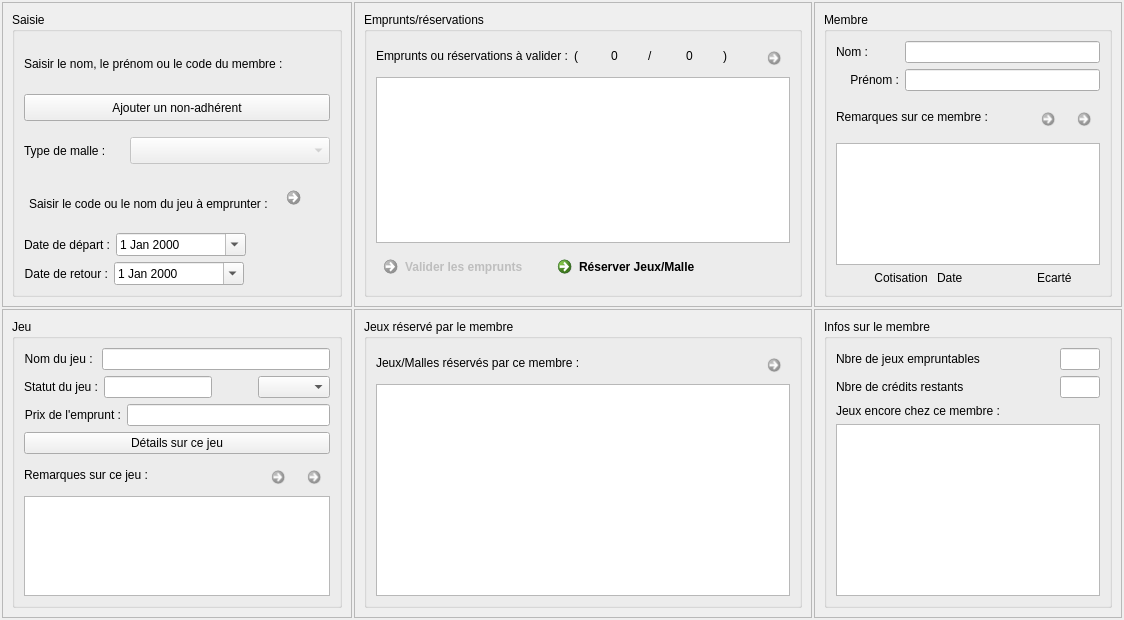
<?xml version="1.0" encoding="UTF-8"?>
<ui version="4.0">
 <class>F_Emprunt</class>
 <widget class="QWidget" name="F_Emprunt">
  <property name="geometry">
   <rect>
    <x>0</x>
    <y>0</y>
    <width>1124</width>
    <height>620</height>
   </rect>
  </property>
  <property name="windowTitle">
   <string>Form</string>
  </property>
  <property name="windowIcon">
   <iconset resource="ImagesIcones.qrc">
    <normaloff>:/IconeLO.png</normaloff>:/IconeLO.png</iconset>
  </property>
  <layout class="QGridLayout" name="gridLayout_3">
   <property name="leftMargin">
    <number>2</number>
   </property>
   <property name="topMargin">
    <number>2</number>
   </property>
   <property name="rightMargin">
    <number>2</number>
   </property>
   <property name="bottomMargin">
    <number>2</number>
   </property>
   <property name="spacing">
    <number>2</number>
   </property>
   <item row="4" column="1" rowspan="3">
    <widget class="QFrame" name="frame">
     <property name="frameShape">
      <enum>QFrame::StyledPanel</enum>
     </property>
     <property name="frameShadow">
      <enum>QFrame::Raised</enum>
     </property>
     <layout class="QGridLayout" name="gridLayout_9">
      <item row="0" column="0">
       <widget class="QGroupBox" name="groupBox_5">
        <property name="title">
         <string>Jeux réservé par le membre</string>
        </property>
        <layout class="QGridLayout" name="gridLayout_11">
         <item row="0" column="0">
          <layout class="QHBoxLayout" name="HLay">
           <item>
            <widget class="QLabel" name="Lb_JeuxReserves">
             <property name="text">
              <string>Jeux/Malles réservés par ce membre :</string>
             </property>
            </widget>
           </item>
           <item>
            <widget class="QCommandLinkButton" name="Bt_SupprimerReservation">
             <property name="enabled">
              <bool>false</bool>
             </property>
             <property name="maximumSize">
              <size>
               <width>30</width>
               <height>30</height>
              </size>
             </property>
             <property name="text">
              <string/>
             </property>
             <property name="icon">
              <iconset resource="ImagesIcones.qrc">
               <normaloff>:/Supprimer.png</normaloff>:/Supprimer.png</iconset>
             </property>
             <property name="iconSize">
              <size>
               <width>15</width>
               <height>15</height>
              </size>
             </property>
            </widget>
           </item>
          </layout>
         </item>
         <item row="1" column="0">
          <widget class="QTreeView" name="Tv_JeuxReserves"/>
         </item>
        </layout>
       </widget>
      </item>
     </layout>
    </widget>
   </item>
   <item row="0" column="1">
    <widget class="QFrame" name="frame_8">
     <property name="frameShape">
      <enum>QFrame::StyledPanel</enum>
     </property>
     <property name="frameShadow">
      <enum>QFrame::Raised</enum>
     </property>
     <layout class="QGridLayout" name="gridLayout_7">
      <item row="1" column="0">
       <widget class="QGroupBox" name="groupBox_4">
        <property name="title">
         <string>Emprunts/réservations</string>
        </property>
        <layout class="QGridLayout" name="gridLayout_8">
         <item row="3" column="1">
          <widget class="QCommandLinkButton" name="Bt_Reservation">
           <property name="text">
            <string>Réserver Jeux/Malle</string>
           </property>
           <property name="icon">
            <iconset resource="ImagesIcones.qrc">
             <normaloff>:/Reservations.png</normaloff>:/Reservations.png</iconset>
           </property>
          </widget>
         </item>
         <item row="3" column="0">
          <widget class="QCommandLinkButton" name="Bt_ValiderEmprunt">
           <property name="enabled">
            <bool>false</bool>
           </property>
           <property name="cursor">
            <cursorShape>PointingHandCursor</cursorShape>
           </property>
           <property name="layoutDirection">
            <enum>Qt::LeftToRight</enum>
           </property>
           <property name="text">
            <string>Valider les emprunts </string>
           </property>
           <property name="icon">
            <iconset resource="ImagesIcones.qrc">
             <normaloff>:/Valider.png</normaloff>:/Valider.png</iconset>
           </property>
           <property name="iconSize">
            <size>
             <width>20</width>
             <height>20</height>
            </size>
           </property>
          </widget>
         </item>
         <item row="0" column="0" colspan="3">
          <layout class="QGridLayout" name="gridLayout_13">
           <item row="0" column="11">
            <widget class="QCommandLinkButton" name="Bt_SupprimerEmpruntAValider">
             <property name="enabled">
              <bool>false</bool>
             </property>
             <property name="maximumSize">
              <size>
               <width>30</width>
               <height>30</height>
              </size>
             </property>
             <property name="text">
              <string/>
             </property>
             <property name="icon">
              <iconset resource="ImagesIcones.qrc">
               <normaloff>:/Supprimer.png</normaloff>:/Supprimer.png</iconset>
             </property>
             <property name="iconSize">
              <size>
               <width>15</width>
               <height>15</height>
              </size>
             </property>
            </widget>
           </item>
           <item row="0" column="8">
            <widget class="QLabel" name="label_2">
             <property name="text">
              <string>/</string>
             </property>
            </widget>
           </item>
           <item row="0" column="9">
            <widget class="QLabel" name="Lb_NbEmpruntPossibleAujourdhui">
             <property name="text">
              <string>0</string>
             </property>
            </widget>
           </item>
           <item row="0" column="7">
            <widget class="QLabel" name="Lb_NbNouveauEmprunt">
             <property name="text">
              <string>0</string>
             </property>
            </widget>
           </item>
           <item row="0" column="6">
            <widget class="QLabel" name="label_4">
             <property name="text">
              <string>(</string>
             </property>
            </widget>
           </item>
           <item row="0" column="10">
            <widget class="QLabel" name="label_5">
             <property name="text">
              <string>)</string>
             </property>
            </widget>
           </item>
           <item row="0" column="0" colspan="6">
            <widget class="QLabel" name="Lb_NewEmprunt">
             <property name="text">
              <string>Emprunts ou réservations à valider :</string>
             </property>
            </widget>
           </item>
          </layout>
         </item>
         <item row="1" column="0" colspan="3">
          <widget class="QTableView" name="TbV_EmpruntAValider">
           <property name="alternatingRowColors">
            <bool>true</bool>
           </property>
           <property name="selectionMode">
            <enum>QAbstractItemView::SingleSelection</enum>
           </property>
           <property name="selectionBehavior">
            <enum>QAbstractItemView::SelectRows</enum>
           </property>
          </widget>
         </item>
        </layout>
       </widget>
      </item>
     </layout>
    </widget>
   </item>
   <item row="4" column="2" rowspan="3" colspan="2">
    <widget class="QFrame" name="frame_2">
     <property name="frameShape">
      <enum>QFrame::StyledPanel</enum>
     </property>
     <property name="frameShadow">
      <enum>QFrame::Raised</enum>
     </property>
     <layout class="QGridLayout" name="gridLayout_10">
      <item row="0" column="0">
       <widget class="QGroupBox" name="groupBox_6">
        <property name="title">
         <string>Infos sur le membre</string>
        </property>
        <layout class="QGridLayout" name="gridLayout_12">
         <item row="1" column="0">
          <layout class="QGridLayout" name="gridLayout_6">
           <item row="2" column="0">
            <widget class="QLabel" name="Lb_CreditRestant">
             <property name="maximumSize">
              <size>
               <width>16777215</width>
               <height>40</height>
              </size>
             </property>
             <property name="text">
              <string>Nbre de crédits restants</string>
             </property>
            </widget>
           </item>
           <item row="0" column="1" rowspan="2">
            <widget class="QLineEdit" name="Le_NbJeuxEmpruntables">
             <property name="enabled">
              <bool>true</bool>
             </property>
             <property name="maximumSize">
              <size>
               <width>40</width>
               <height>16777215</height>
              </size>
             </property>
             <property name="text">
              <string/>
             </property>
             <property name="alignment">
              <set>Qt::AlignCenter</set>
             </property>
             <property name="readOnly">
              <bool>true</bool>
             </property>
            </widget>
           </item>
           <item row="2" column="1">
            <widget class="QLineEdit" name="Le_CreditRestantARemplir">
             <property name="maximumSize">
              <size>
               <width>40</width>
               <height>16777215</height>
              </size>
             </property>
             <property name="alignment">
              <set>Qt::AlignCenter</set>
             </property>
             <property name="readOnly">
              <bool>true</bool>
             </property>
            </widget>
           </item>
           <item row="0" column="0" rowspan="2">
            <widget class="QLabel" name="Lb_JeuxEmpruntables">
             <property name="minimumSize">
              <size>
               <width>0</width>
               <height>0</height>
              </size>
             </property>
             <property name="maximumSize">
              <size>
               <width>16777215</width>
               <height>40</height>
              </size>
             </property>
             <property name="text">
              <string>Nbre de jeux empruntables</string>
             </property>
             <property name="alignment">
              <set>Qt::AlignLeading|Qt::AlignLeft|Qt::AlignVCenter</set>
             </property>
            </widget>
           </item>
          </layout>
         </item>
         <item row="5" column="0">
          <widget class="QTableView" name="TbV_JeuxMembres">
           <property name="alternatingRowColors">
            <bool>true</bool>
           </property>
           <property name="selectionMode">
            <enum>QAbstractItemView::SingleSelection</enum>
           </property>
           <property name="selectionBehavior">
            <enum>QAbstractItemView::SelectRows</enum>
           </property>
          </widget>
         </item>
         <item row="4" column="0">
          <widget class="QLabel" name="Lb_JeuxMembres">
           <property name="text">
            <string>Jeux encore chez ce membre :</string>
           </property>
          </widget>
         </item>
        </layout>
       </widget>
      </item>
     </layout>
    </widget>
   </item>
   <item row="0" column="2" colspan="2">
    <widget class="QFrame" name="frame_5">
     <property name="frameShape">
      <enum>QFrame::StyledPanel</enum>
     </property>
     <property name="frameShadow">
      <enum>QFrame::Raised</enum>
     </property>
     <layout class="QGridLayout" name="gridLayout_2">
      <item row="1" column="1">
       <widget class="QGroupBox" name="groupBox_3">
        <property name="title">
         <string>Membre</string>
        </property>
        <layout class="QGridLayout" name="gridLayout_5">
         <item row="3" column="0" colspan="4">
          <widget class="QTextEdit" name="TxE_Remarques">
           <property name="maximumSize">
            <size>
             <width>16777215</width>
             <height>16777215</height>
            </size>
           </property>
          </widget>
         </item>
         <item row="0" column="1" colspan="3">
          <widget class="QLineEdit" name="Le_NomARemplir">
           <property name="readOnly">
            <bool>true</bool>
           </property>
          </widget>
         </item>
         <item row="1" column="1" colspan="3">
          <widget class="QLineEdit" name="Le_PrenomARemplir">
           <property name="readOnly">
            <bool>true</bool>
           </property>
          </widget>
         </item>
         <item row="2" column="0" colspan="4">
          <layout class="QHBoxLayout" name="HLay4">
           <item>
            <widget class="QLabel" name="Lb_Remarques">
             <property name="maximumSize">
              <size>
               <width>16777215</width>
               <height>40</height>
              </size>
             </property>
             <property name="layoutDirection">
              <enum>Qt::LeftToRight</enum>
             </property>
             <property name="text">
              <string>Remarques sur ce membre :</string>
             </property>
            </widget>
           </item>
           <item>
            <spacer name="HS4">
             <property name="orientation">
              <enum>Qt::Horizontal</enum>
             </property>
             <property name="sizeHint" stdset="0">
              <size>
               <width>40</width>
               <height>40</height>
              </size>
             </property>
            </spacer>
           </item>
           <item>
            <widget class="QCommandLinkButton" name="Bt_ValiderRemarques">
             <property name="enabled">
              <bool>false</bool>
             </property>
             <property name="maximumSize">
              <size>
               <width>30</width>
               <height>30</height>
              </size>
             </property>
             <property name="text">
              <string/>
             </property>
             <property name="icon">
              <iconset resource="ImagesIcones.qrc">
               <normaloff>:/Valider.png</normaloff>:/Valider.png</iconset>
             </property>
             <property name="iconSize">
              <size>
               <width>15</width>
               <height>15</height>
              </size>
             </property>
             <property name="checkable">
              <bool>false</bool>
             </property>
            </widget>
           </item>
           <item>
            <widget class="QCommandLinkButton" name="Bt_AnnulerRemarques">
             <property name="enabled">
              <bool>false</bool>
             </property>
             <property name="maximumSize">
              <size>
               <width>30</width>
               <height>30</height>
              </size>
             </property>
             <property name="text">
              <string/>
             </property>
             <property name="icon">
              <iconset resource="ImagesIcones.qrc">
               <normaloff>:/Annuler.png</normaloff>:/Annuler.png</iconset>
             </property>
             <property name="iconSize">
              <size>
               <width>15</width>
               <height>15</height>
              </size>
             </property>
            </widget>
           </item>
          </layout>
         </item>
         <item row="1" column="0">
          <widget class="QLabel" name="Lb_Prenom">
           <property name="text">
            <string>Prénom :</string>
           </property>
           <property name="alignment">
            <set>Qt::AlignRight|Qt::AlignTrailing|Qt::AlignVCenter</set>
           </property>
          </widget>
         </item>
         <item row="4" column="3">
          <widget class="QLabel" name="Lb_MembreEcarte">
           <property name="maximumSize">
            <size>
             <width>16777215</width>
             <height>14</height>
            </size>
           </property>
           <property name="font">
            <font>
             <pointsize>9</pointsize>
            </font>
           </property>
           <property name="text">
            <string>Ecarté</string>
           </property>
          </widget>
         </item>
         <item row="4" column="0" colspan="3">
          <layout class="QHBoxLayout" name="HLay6">
           <property name="sizeConstraint">
            <enum>QLayout::SetMinimumSize</enum>
           </property>
           <item>
            <widget class="QLabel" name="Lb_Cotisation">
             <property name="maximumSize">
              <size>
               <width>16777215</width>
               <height>17</height>
              </size>
             </property>
             <property name="text">
              <string>Cotisation </string>
             </property>
             <property name="alignment">
              <set>Qt::AlignRight|Qt::AlignTrailing|Qt::AlignVCenter</set>
             </property>
            </widget>
           </item>
           <item>
            <widget class="QLabel" name="Lb_CotisationARemplir">
             <property name="maximumSize">
              <size>
               <width>16777215</width>
               <height>17</height>
              </size>
             </property>
             <property name="text">
              <string>Date</string>
             </property>
            </widget>
           </item>
          </layout>
         </item>
         <item row="0" column="0">
          <widget class="QLabel" name="Lb_Nom">
           <property name="minimumSize">
            <size>
             <width>53</width>
             <height>0</height>
            </size>
           </property>
           <property name="text">
            <string>Nom :</string>
           </property>
           <property name="alignment">
            <set>Qt::AlignLeading|Qt::AlignLeft|Qt::AlignVCenter</set>
           </property>
          </widget>
         </item>
        </layout>
       </widget>
      </item>
     </layout>
    </widget>
   </item>
   <item row="0" column="0">
    <widget class="QFrame" name="frame_7">
     <property name="frameShape">
      <enum>QFrame::StyledPanel</enum>
     </property>
     <property name="frameShadow">
      <enum>QFrame::Raised</enum>
     </property>
     <layout class="QGridLayout" name="gridLayout_4">
      <item row="6" column="0" colspan="2">
       <widget class="QGroupBox" name="groupBox_2">
        <property name="title">
         <string>Saisie</string>
        </property>
        <layout class="QGridLayout" name="gridLayout_15">
         <item row="7" column="0" colspan="2">
          <layout class="QHBoxLayout" name="HLay11">
           <item>
            <widget class="QLabel" name="Lb_Retour">
             <property name="text">
              <string>Date de retour :</string>
             </property>
             <property name="alignment">
              <set>Qt::AlignRight|Qt::AlignTrailing|Qt::AlignVCenter</set>
             </property>
            </widget>
           </item>
           <item>
            <widget class="QDateEdit" name="DtE_Retour">
             <property name="minimumSize">
              <size>
               <width>130</width>
               <height>0</height>
              </size>
             </property>
             <property name="calendarPopup">
              <bool>true</bool>
             </property>
            </widget>
           </item>
           <item>
            <spacer name="horizontalSpacer_2">
             <property name="orientation">
              <enum>Qt::Horizontal</enum>
             </property>
             <property name="sizeHint" stdset="0">
              <size>
               <width>40</width>
               <height>20</height>
              </size>
             </property>
            </spacer>
           </item>
          </layout>
         </item>
         <item row="6" column="0" colspan="2">
          <layout class="QHBoxLayout" name="horizontalLayout_2">
           <property name="bottomMargin">
            <number>0</number>
           </property>
           <item>
            <widget class="QLabel" name="Lb_Depart">
             <property name="text">
              <string>Date de départ :</string>
             </property>
            </widget>
           </item>
           <item>
            <widget class="QDateEdit" name="DtE_Depart">
             <property name="minimumSize">
              <size>
               <width>130</width>
               <height>0</height>
              </size>
             </property>
             <property name="calendarPopup">
              <bool>true</bool>
             </property>
            </widget>
           </item>
           <item>
            <spacer name="horizontalSpacer">
             <property name="orientation">
              <enum>Qt::Horizontal</enum>
             </property>
             <property name="sizeHint" stdset="0">
              <size>
               <width>40</width>
               <height>20</height>
              </size>
             </property>
            </spacer>
           </item>
          </layout>
         </item>
         <item row="3" column="0" colspan="2">
          <widget class="QPushButton" name="pushButton_2">
           <property name="minimumSize">
            <size>
             <width>0</width>
             <height>27</height>
            </size>
           </property>
           <property name="text">
            <string>Ajouter un non-adhérent</string>
           </property>
          </widget>
         </item>
         <item row="2" column="0" colspan="2">
          <layout class="QVBoxLayout" name="verticalLayout">
           <item>
            <widget class="QLabel" name="Lb_RechercheMembre">
             <property name="maximumSize">
              <size>
               <width>16777215</width>
               <height>20</height>
              </size>
             </property>
             <property name="text">
              <string>Saisir le nom, le prénom ou le code du membre :</string>
             </property>
            </widget>
           </item>
           <item>
            <layout class="QHBoxLayout" name="horizontalLayout"/>
           </item>
          </layout>
         </item>
         <item row="5" column="0" colspan="2">
          <layout class="QHBoxLayout" name="HLay15">
           <item>
            <layout class="QVBoxLayout" name="VLay2">
             <item>
              <widget class="QLabel" name="Lb_Code">
               <property name="text">
                <string>Saisir le code ou le nom du jeu à emprunter :</string>
               </property>
              </widget>
             </item>
             <item>
              <layout class="QHBoxLayout" name="Hlay16"/>
             </item>
            </layout>
           </item>
           <item>
            <widget class="QCommandLinkButton" name="Bt_Ajouter">
             <property name="enabled">
              <bool>false</bool>
             </property>
             <property name="maximumSize">
              <size>
               <width>45</width>
               <height>50</height>
              </size>
             </property>
             <property name="cursor">
              <cursorShape>PointingHandCursor</cursorShape>
             </property>
             <property name="text">
              <string/>
             </property>
             <property name="icon">
              <iconset resource="ImagesIcones.qrc">
               <normaloff>:/Ajouter.png</normaloff>:/Ajouter.png</iconset>
             </property>
             <property name="iconSize">
              <size>
               <width>30</width>
               <height>30</height>
              </size>
             </property>
             <property name="autoDefault">
              <bool>true</bool>
             </property>
             <property name="default">
              <bool>true</bool>
             </property>
            </widget>
           </item>
          </layout>
         </item>
         <item row="4" column="0" colspan="2">
          <layout class="QGridLayout" name="gridLayout_14">
           <property name="sizeConstraint">
            <enum>QLayout::SetMaximumSize</enum>
           </property>
           <property name="bottomMargin">
            <number>0</number>
           </property>
           <item row="0" column="0" rowspan="2">
            <widget class="QLabel" name="Lb_TypeMalle">
             <property name="text">
              <string>Type de malle : </string>
             </property>
            </widget>
           </item>
           <item row="0" column="1" rowspan="2" colspan="2">
            <widget class="QComboBox" name="CBx_TypeMalle">
             <property name="enabled">
              <bool>false</bool>
             </property>
             <property name="minimumSize">
              <size>
               <width>0</width>
               <height>27</height>
              </size>
             </property>
            </widget>
           </item>
          </layout>
         </item>
        </layout>
       </widget>
      </item>
     </layout>
    </widget>
   </item>
   <item row="4" column="0" rowspan="3">
    <widget class="QFrame" name="frame_6">
     <property name="frameShape">
      <enum>QFrame::StyledPanel</enum>
     </property>
     <property name="frameShadow">
      <enum>QFrame::Raised</enum>
     </property>
     <layout class="QGridLayout" name="gridLayout">
      <item row="0" column="0" colspan="2">
       <widget class="QGroupBox" name="groupBox">
        <property name="minimumSize">
         <size>
          <width>0</width>
          <height>0</height>
         </size>
        </property>
        <property name="title">
         <string>Jeu</string>
        </property>
        <layout class="QVBoxLayout" name="verticalLayout_5">
         <item>
          <layout class="QHBoxLayout" name="HLay14">
           <item>
            <widget class="QLabel" name="Lb_NomJeu">
             <property name="text">
              <string>Nom du jeu : </string>
             </property>
             <property name="alignment">
              <set>Qt::AlignRight|Qt::AlignTrailing|Qt::AlignVCenter</set>
             </property>
            </widget>
           </item>
           <item>
            <widget class="QLineEdit" name="Le_NomJeuARemplir">
             <property name="readOnly">
              <bool>true</bool>
             </property>
            </widget>
           </item>
          </layout>
         </item>
         <item>
          <layout class="QHBoxLayout" name="Hlay12">
           <item>
            <widget class="QLabel" name="Lb_StatutJeu">
             <property name="text">
              <string>Statut du jeu :</string>
             </property>
             <property name="alignment">
              <set>Qt::AlignRight|Qt::AlignTrailing|Qt::AlignVCenter</set>
             </property>
            </widget>
           </item>
           <item>
            <widget class="QLineEdit" name="Le_StatutJeuARemplir">
             <property name="readOnly">
              <bool>true</bool>
             </property>
            </widget>
           </item>
           <item>
            <spacer name="HS8">
             <property name="orientation">
              <enum>Qt::Horizontal</enum>
             </property>
             <property name="sizeHint" stdset="0">
              <size>
               <width>40</width>
               <height>20</height>
              </size>
             </property>
            </spacer>
           </item>
           <item>
            <widget class="QComboBox" name="CBx_TypeEmprunt"/>
           </item>
          </layout>
         </item>
         <item>
          <layout class="QHBoxLayout" name="HLay9">
           <item>
            <widget class="QLabel" name="Lb_PrixEmprunt">
             <property name="text">
              <string>Prix de l'emprunt :</string>
             </property>
             <property name="alignment">
              <set>Qt::AlignRight|Qt::AlignTrailing|Qt::AlignVCenter</set>
             </property>
            </widget>
           </item>
           <item>
            <widget class="QLineEdit" name="Le_PrixEmpruntARemplir">
             <property name="readOnly">
              <bool>true</bool>
             </property>
            </widget>
           </item>
          </layout>
         </item>
         <item>
          <widget class="QPushButton" name="pushButton">
           <property name="text">
            <string>Détails sur ce jeu</string>
           </property>
          </widget>
         </item>
         <item>
          <layout class="QHBoxLayout" name="HLay8">
           <item>
            <widget class="QLabel" name="Lb_RemarquesJeu">
             <property name="text">
              <string>Remarques sur ce jeu :</string>
             </property>
            </widget>
           </item>
           <item>
            <spacer name="HS7">
             <property name="orientation">
              <enum>Qt::Horizontal</enum>
             </property>
             <property name="sizeHint" stdset="0">
              <size>
               <width>40</width>
               <height>20</height>
              </size>
             </property>
            </spacer>
           </item>
           <item>
            <widget class="QCommandLinkButton" name="Bt_ValiderRemarquesJeu">
             <property name="enabled">
              <bool>false</bool>
             </property>
             <property name="maximumSize">
              <size>
               <width>30</width>
               <height>30</height>
              </size>
             </property>
             <property name="text">
              <string/>
             </property>
             <property name="icon">
              <iconset resource="ImagesIcones.qrc">
               <normaloff>:/Valider.png</normaloff>:/Valider.png</iconset>
             </property>
             <property name="iconSize">
              <size>
               <width>15</width>
               <height>15</height>
              </size>
             </property>
            </widget>
           </item>
           <item>
            <widget class="QCommandLinkButton" name="Bt_AnnulerRemarquesJeu">
             <property name="enabled">
              <bool>false</bool>
             </property>
             <property name="maximumSize">
              <size>
               <width>30</width>
               <height>30</height>
              </size>
             </property>
             <property name="text">
              <string/>
             </property>
             <property name="icon">
              <iconset resource="ImagesIcones.qrc">
               <normaloff>:/Annuler.png</normaloff>:/Annuler.png</iconset>
             </property>
             <property name="iconSize">
              <size>
               <width>15</width>
               <height>15</height>
              </size>
             </property>
            </widget>
           </item>
          </layout>
         </item>
         <item>
          <widget class="QTextEdit" name="TxE_RemarquesJeu">
           <property name="maximumSize">
            <size>
             <width>16777215</width>
             <height>100</height>
            </size>
           </property>
          </widget>
         </item>
        </layout>
       </widget>
      </item>
     </layout>
    </widget>
   </item>
  </layout>
 </widget>
 <resources>
  <include location="ImagesIcones.qrc"/>
 </resources>
 <connections/>
</ui>
